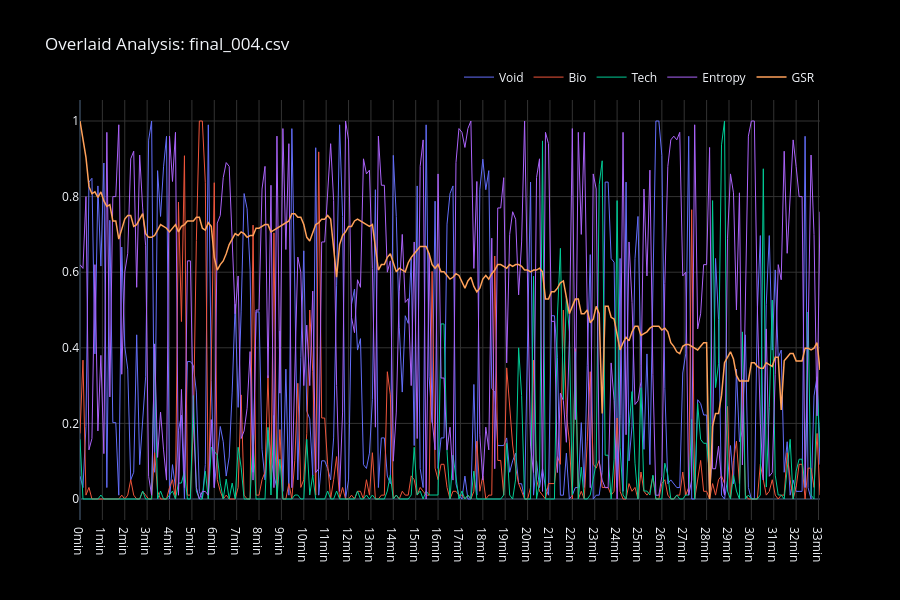

Notebook cell for this chart:
### Code cell
import pandas as pd
import plotly.graph_objects as go

# ---------------------------------------------------------
# 1. Data Loading & Time Axis Configuration
# ---------------------------------------------------------
filename = 'final_004.csv'
df = pd.read_csv(filename)

# Settings for time-series conversion
sampling_interval = 8 # seconds per sample
metrics = ["Void", "Bio", "Tech", "Entropy", "GSR"]
colors = ["#636EFA", "#EF553B", "#00CC96", "#AB63FA", "#FFA15A"]

# Calculate time axis in seconds
x_seconds = [i * sampling_interval for i in range(len(df))]
total_seconds = len(df) * sampling_interval

# Generate minute-based ticks for better readability
tick_vals = [i for i in range(0, int(total_seconds) + 1, 60)]
tick_text = [f"{i//60}min" for i in tick_vals]

# ---------------------------------------------------------
# 2. Visualization (Normalized Overlaid Plot)
# ---------------------------------------------------------
fig = go.Figure()

for i, metric in enumerate(metrics):
    # Min-Max Normalization to bring all metrics to the same scale [0, 1]
    min_val, max_val = df[metric].min(), df[metric].max()
    norm_y = (df[metric] - min_val) / (max_val - min_val) if (max_val - min_val) != 0 else 0
    
    # Emphasize GSR with a thicker line
    line_width = 1.5 if metric == "GSR" else 1
    
    fig.add_trace(go.Scatter(
        x=x_seconds, 
        y=norm_y, 
        name=metric, 
        mode='lines', 
        line=dict(color=colors[i], width=line_width)
    ))

# ---------------------------------------------------------
# 3. Layout & UI Configuration
# ---------------------------------------------------------
fig.update_layout(
    height=600, 
    title_text=f"Overlaid Normalized Analysis: {filename}",
    template="plotly_dark", 
    paper_bgcolor="black", 
    plot_bgcolor="black",
    # Horizontal legend for better spatial efficiency
    legend=dict(orientation="h", yanchor="bottom", y=1.02, xanchor="right", x=1)
)

fig.update_xaxes(tickvals=tick_vals, ticktext=tick_text, gridcolor='#333333')
fig.update_yaxes(gridcolor='#333333', title="Normalized Intensity (0-1)")

# --- Export Settings: High-Quality SVG ---
config = {
  'toImageButtonOptions': {
    'format': 'svg',
    'filename': 'overlaid_export',
    'height': 900,
    'width': 1600,
    'scale': 1 
  }
}

fig.show(config=config)

### Figure 1 — Plotly figure (JSON) as saved in the notebook; plotly's stock layout.template omitted (floating-point values rounded to 4 significant figures; data arrays with more than 128 entries replaced by an {"elided": "..."} marker saying what was removed)
{"data": [{"line": {"color": "#636EFA", "width": 1}, "mode": "lines", "name": "Void", "type": "scatter", "x": {"elided": "249 int values"}, "y": {"elided": "249 float values"}}, {"line": {"color": "#EF553B", "width": 1}, "mode": "lines", "name": "Bio", "type": "scatter", "x": {"elided": "249 int values"}, "y": {"elided": "249 float values"}}, {"line": {"color": "#00CC96", "width": 1}, "mode": "lines", "name": "Tech", "type": "scatter", "x": {"elided": "249 int values"}, "y": {"elided": "249 float values"}}, {"line": {"color": "#AB63FA", "width": 1}, "mode": "lines", "name": "Entropy", "type": "scatter", "x": {"elided": "249 int values"}, "y": {"elided": "249 float values"}}, {"line": {"color": "#FFA15A", "width": 1.5}, "mode": "lines", "name": "GSR", "type": "scatter", "x": {"elided": "249 int values"}, "y": {"elided": "249 float values"}}], "layout": {"height": 600, "legend": {"orientation": "h", "x": 1, "xanchor": "right", "y": 1.02, "yanchor": "bottom"}, "paper_bgcolor": "black", "plot_bgcolor": "black", "title": {"text": "Overlaid Analysis: final_004.csv"}, "xaxis": {"gridcolor": "#333333", "ticktext": ["0min", "1min", "2min", "3min", "4min", "5min", "6min", "7min", "8min", "9min", "10min", "11min", "12min", "13min", "14min", "15min", "16min", "17min", "18min", "19min", "20min", "21min", "22min", "23min", "24min", "25min", "26min", "27min", "28min", "29min", "30min", "31min", "32min", "33min"], "tickvals": [0, 60, 120, 180, 240, 300, 360, 420, 480, 540, 600, 660, 720, 780, 840, 900, 960, 1020, 1080, 1140, 1200, 1260, 1320, 1380, 1440, 1500, 1560, 1620, 1680, 1740, 1800, 1860, 1920, 1980]}, "yaxis": {"gridcolor": "#333333"}}}
